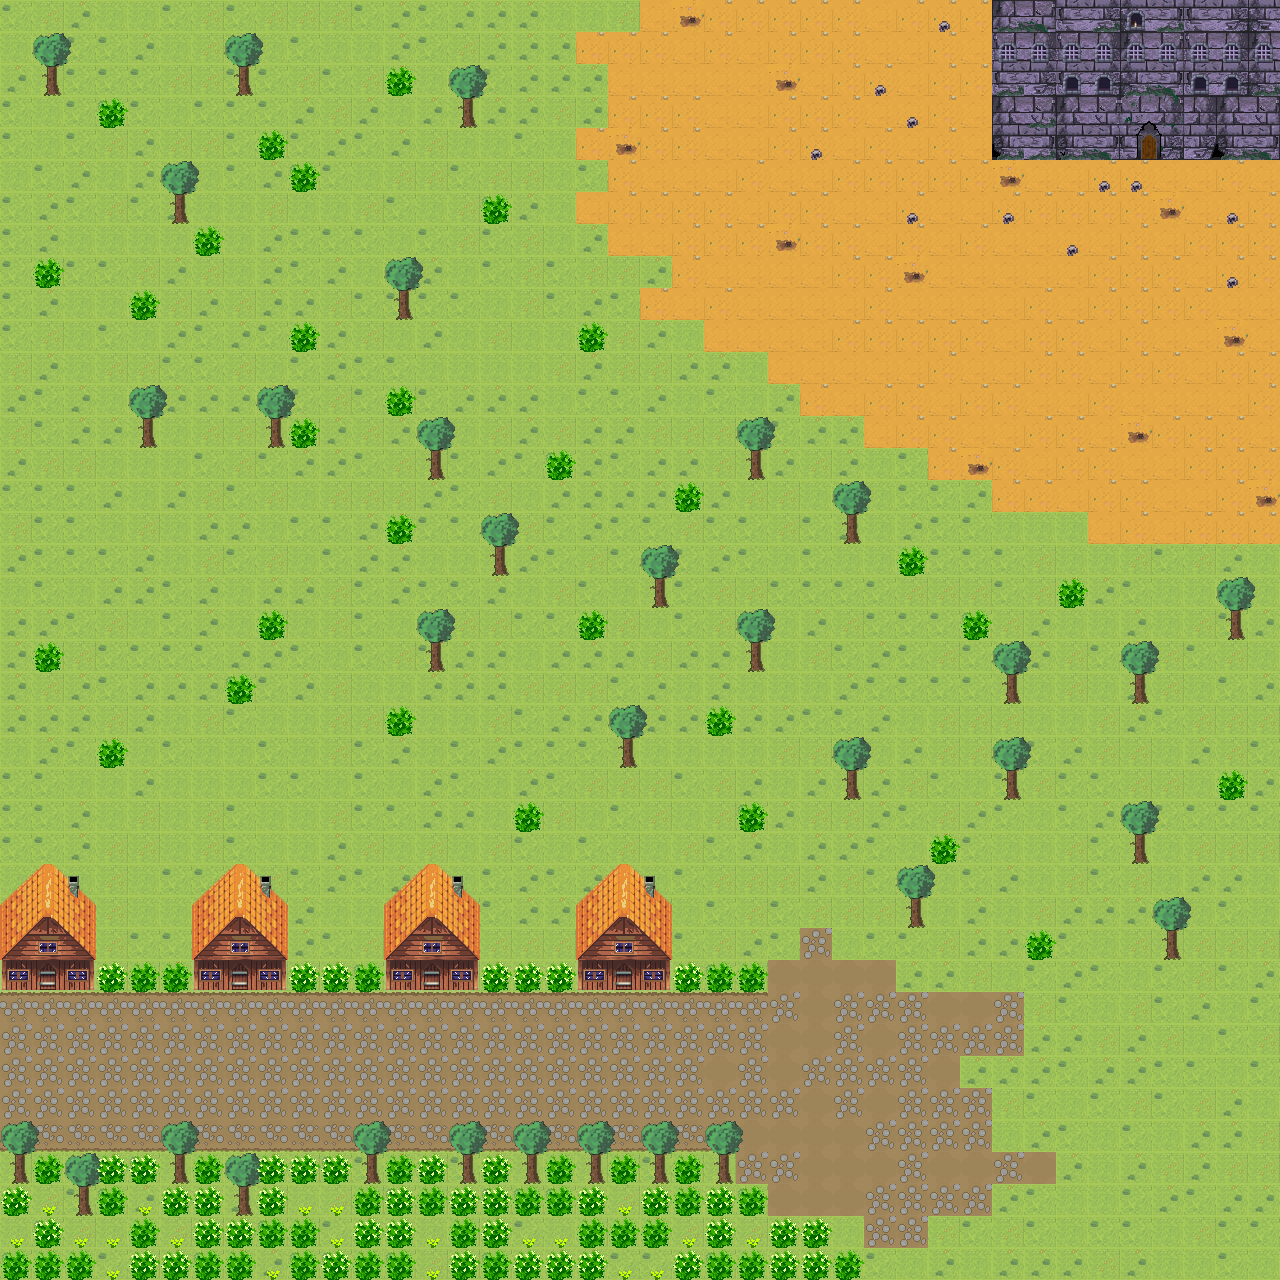

This game map was drawn from its Tiled (.tmx) file and the tilesets committed beside it. A one-line description and the trimmed map source follow:
An orthogonal 40x40 tile map with 32x32 px tiles, 6 tile layers (Tile Layer 1, Roads, Objects, objects2, ...) and 4 objects.

<map version="1.2" tiledversion="1.2.2" orientation="orthogonal" renderorder="left-down" width="40" height="40" tilewidth="32" tileheight="32" infinite="0" nextlayerid="9" nextobjectid="9">
 <tileset firstgid="1" source="tileset1.tsx" />
 <objectgroup id="8" name="borders">
  <object id="3" x="1280.67" y="-1.33333" width="34.6667" height="1296.67" />
  <object id="5" x="-19.75" y="-19.5" width="1311.25" height="19.5" />
  <object id="6" x="-24" y="-8.25" width="24.5" height="1317.25" />
  <object id="8" x="-11.25" y="1280" width="1386.25" height="16.5" />
 </objectgroup>
 <layer id="1" name="Tile Layer 1" width="40" height="40">
  <data>[1600 cells, 1600 non-empty, 7 distinct tile ids]</data>
 </layer>
 <layer id="2" name="Roads" width="40" height="40">
  <data>[1600 cells, 180 non-empty, 4 distinct tile ids]</data>
 </layer>
 <layer id="3" name="Objects" width="40" height="40">
  <data>[1600 cells, 140 non-empty, 5 distinct tile ids]</data>
 </layer>
 <layer id="4" name="objects2" width="40" height="40">
  <data>[1600 cells, 148 non-empty, 15 distinct tile ids]</data>
 </layer>
 <layer id="6" name="buildings" width="40" height="40">
  <data>[1600 cells, 45 non-empty, 22 distinct tile ids]</data>
 </layer>
 <layer id="7" name="buildings2" width="40" height="40">
  <data>[1600 cells, 34 non-empty, 10 distinct tile ids]</data>
 </layer>
</map>